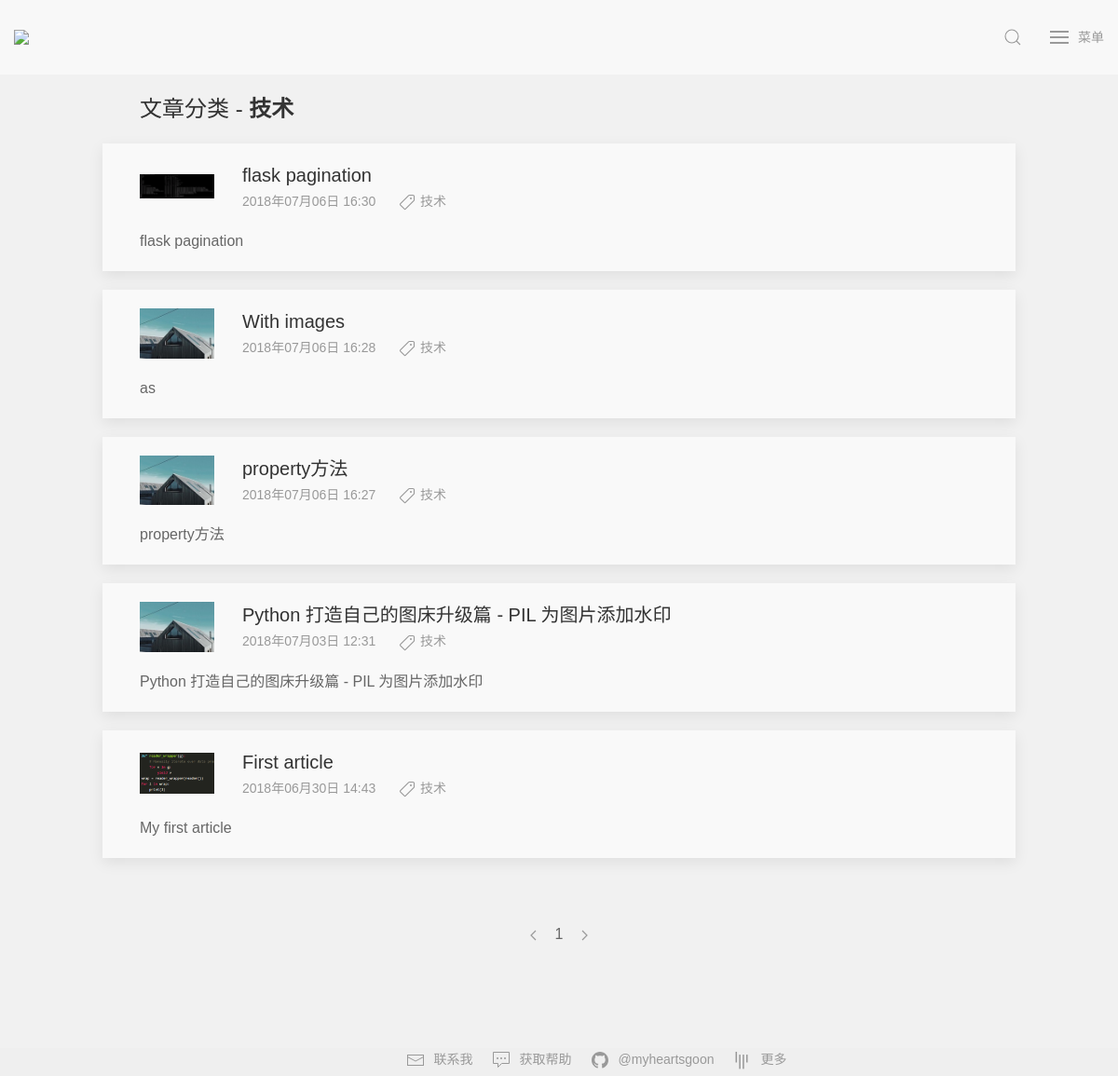
Page /category/技术/page/1 on the earlier database version.
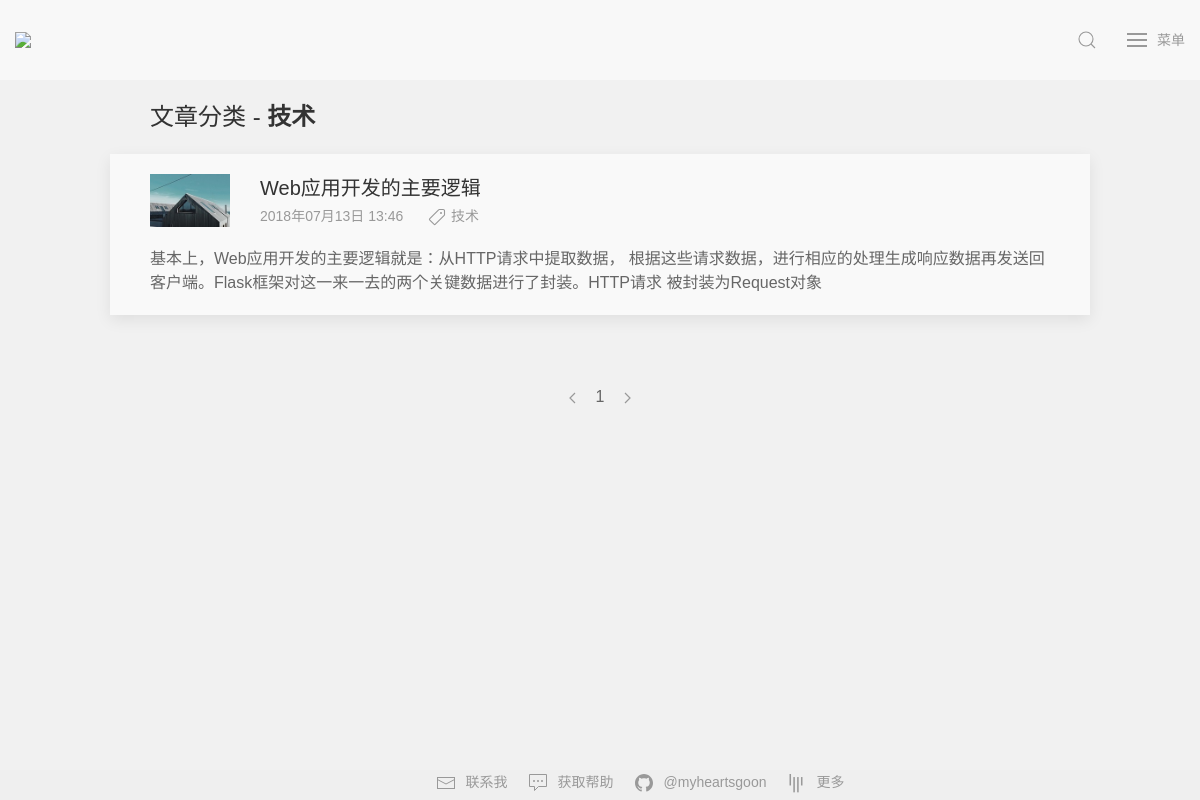
Same page on the later database version.
### application/models/models.py (models this page shows, shortened)
class Article(db.Model):
    __tablename__ = 'article'
    id = db.Column(db.Integer, primary_key=True)
    title = db.Column(db.String(100))
    descp = db.Column(db.String(100))
    content = db.Column(db.String(10000))
    user_id = db.Column(db.Integer, db.ForeignKey('users.id'))
    user = db.relationship('User', backref=db.backref('article'))
    time = db.Column(db.DateTime, default=datetime.now)
    category = db.Column(db.String(10))
    thumbnail = db.Column(db.String(50))

### application/controllers/routes.py (the view)
@bp.route('/category/<category>/page/<int:page>')
def category(category, page=1):
    result = Article.query.filter_by(category=category).order_by(desc(Article.time)).paginate(
                page, current_app.config['PER_PAGE'], error_out=False)
    return render_template('category.html', result=result, category=category)

### application/controllers/routes.py (called while the page is built)
@bp.before_request
def make_session_permant():
    session.permanent = True

### application/templates/category.html (shortened to what this page needs)
{% extends "base.html" %}
{% block head %}
{{ super() }}
{% endblock %}
{% block content %}
<div class="uk-container uk-container-small uk-margin-top">
    <h3>文章分类 - <span class="uk-text-bold">{{ category }}</span></h3>
</div>
{% for a in result.items %}
<div class="uk-container uk-container-small uk-margin-top article-background uk-box-shadow-medium uk-box-shadow-hover-xlarge">
    <article class="uk-comment">
        <header class="uk-comment-header uk-grid-medium uk-flex-middle" uk-grid>
            <div class="uk-width-auto uk-margin-top">
                <a href="{{ url_for('blog.details', id=a.id) }}" class="">
                    <img class="uk-comment-avatar" src="{{ a.thumbnail|default(url_for('static', filename='img/thumbnail/default.jpg'), true) }}" width="80" height="80" alt="">
                </a>
            </div>
            <div class="uk-width-expand uk-margin-top">
                <h4 class="uk-comment-title uk-margin-remove"><a class="uk-link-heading" href="{{ url_for('blog.details', id=a.id) }}">{{ a.title }}</a></h4>
                <p class="uk-comment-meta article-date">
                    {{ a.time.strftime('%Y{y}%m{m}%d{d} %H:%M').format(y='年', m='月', d='日') }}
                    <a href="{{ url_for('blog.category', category=a.category, page=1) }}" class="uk-link-reset"><span uk-icon="icon: tag" class="uk-icon uk-margin-left"></span>
                    {{ a.category }}
                    </a>
                </p>
            </div>
        </header>
        <div class="uk-comment-body uk-margin-bottom">
            <p>{{ a.descp }}</p>
        </div>
    </article>
</div>
{% endfor %}
<div class="uk-container uk-container-small uk-margin-large-top uk-margin-xlarge-bottom">
    <ul class="uk-pagination uk-flex-center" uk-margin>
        {% if result.has_prev %}
        <li><a href="{{ url_for('blog.articles', page=articles.prev_num) }}"><span uk-pagination-previous></span></a></li>
        {% else %}
        <li class="uk-disabled"><a href="#"><span uk-pagination-previous></span></a></li>
        {% endif %}
        {% for i in range(result.pages) %}
            {% if result.page == i+1 %}
                <li class="uk-active"><span>{{ i+1 }}</span></li>
            {% else %}
                <li><a href="{{ url_for('blog.articles', page=i+1) }}">{{ i+1 }}</a></li>
            {% endif %}
        {% endfor %}
        {% if result.has_next %}
        <li><a href="{{ url_for('blog.articles', page=articles.next_num) }}"><span uk-pagination-next></span></a></li>
        {% else %}
        <li class="uk-disabled"><a href="#"><span uk-pagination-next></span></a></li>
        {% endif %}
    </ul>
</div>
{% endblock %}

Differences in the rows shown:
removed Article: thumbnail (picture), title "flask pagination", time "2018年07月06日 16:30", category "技术", descp "flask pagination"
removed Article: title "With images", time "2018年07月06日 16:28", category "技术", descp "as"
removed Article: title "property方法", time "2018年07月06日 16:27", category "技术", descp "property方法"
removed Article: title "Python 打造自己的图床升级篇 - PIL 为图片添加水印", time "2018年07月03日 12:31", category "技术", descp "Python 打造自己的图床升级篇 - PIL 为图片添加水印"
removed Article: thumbnail (picture), title "First article", time "2018年06月30日 14:43", category "技术", descp "My first article"
added Article: title "Web应用开发的主要逻辑", time "2018年07月13日 13:46", category "技术", descp "基本上，Web应用开发的主要逻辑就是：从HTTP请求中提取数据， 根据这些请求数据，进行相应的处理生成响应数据再发送回客户端。Flask框架对这一来一去的两个关键数据进行了封装。HTTP请求 被封装为Request对象"
